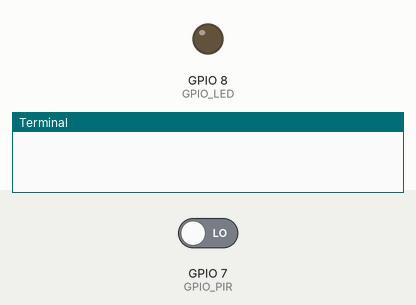
Simulated run of this program. Board: Raspberry Pi (BCM pin numbers). On the bench: output pins drawn as LEDs (lit = HIGH), the last lines printed to the terminal. The test bench sets the inputs (shaded band); at power-on: GPIO 7 (GPIO_PIR) LOW.

Above: at 1.2 s.
1.3 s: GPIO 7 (GPIO_PIR) driven HIGH
At 1.7 s:
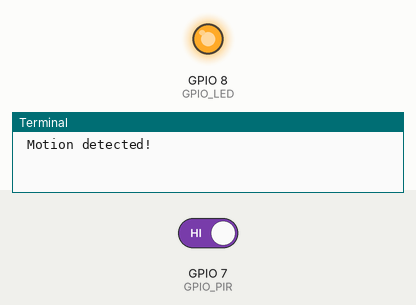
Timing chart, 0 to 7.8 s (numbered marks = the images above; inputs shaded):
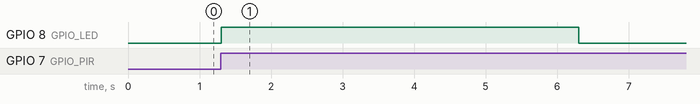

The program:

HC-SR501.py
```python
#!/usr/bin/python
# This is simple example how to use PIR sensor HC-SR501. This may be helpful to use
# any type of threshold sensors.
# Import required Python libraries
import time
import RPi.GPIO as GPIO

# Use BCM GPIO references instead of physical pin numbers
GPIO.setmode(GPIO.BCM) # Broadcom pin-numbering scheme

# Pin definitons:
GPIO_PIR = 7
GPIO_LED = 8

# Pin Setup:
GPIO.setup(GPIO_PIR, GPIO.IN)  # Echo
GPIO.setup(GPIO_LED, GPIO.OUT)
GPIO.output(GPIO_LED, False)

# helper vars
Current_State = 0
Previous_State = 0

try:
    # Loop until PIR output is 0
    while GPIO.input(GPIO_PIR) == 1:
        Current_State = 0
    # Loop until users quits with CTRL-C
    while True:
        # Read PIR state
        Current_State = GPIO.input(GPIO_PIR)
        if Current_State == 1 and Previous_State == 0:
            # PIR is triggered
            print " Motion detected!"
            status = " Motion detected!"
            GPIO.output(8, True)
            time.sleep(5)
            GPIO.output(8, False)
            # Record previous state
            Previous_State = 1
        elif Current_State == 0 and Previous_State == 1:  # REED has returned to ready state
            print " Ready"
            Previous_State = 0
        # Wait for 10 milliseconds
        time.sleep(0.01)
except KeyboardInterrupt:
    print " Quit"
    # Reset GPIO settings
    GPIO.cleanup()
```

Measured:
- after the input at 1.3 s, GPIO 8 (GPIO_LED): LOW → HIGH at once, → LOW 5.0 s later
